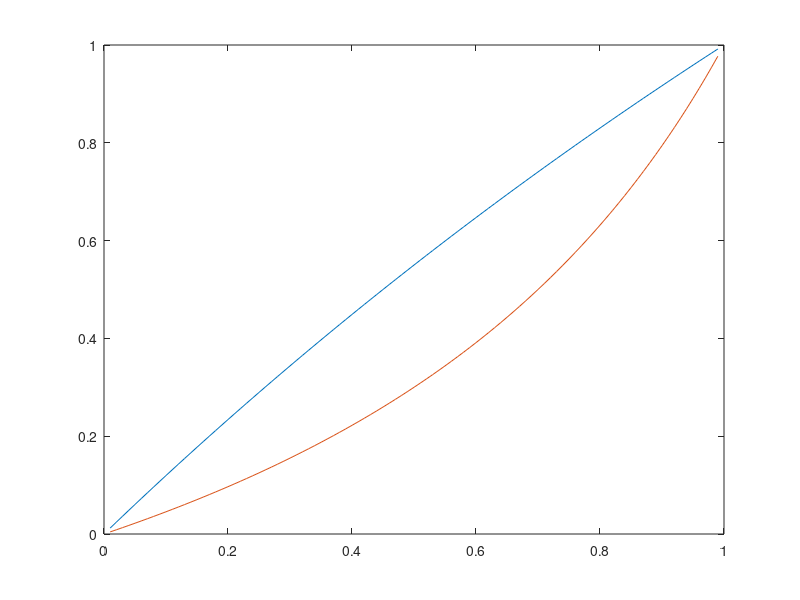

Here is the MATLAB script that generated this plot:
%% 显示在不同的phit和pmiss下，各个概率更新后的值组成的曲线
close all;
phit = 0.55;
pmiss = 0.3;
hittable = [];
misstable = [];
oddhit = phit/(1-phit);
oddmiss = pmiss/(1-pmiss);
for i=0.01:0.01:0.99
    oddi = i/(1-i);
    hittable = [hittable; oddi*oddhit/(1+oddi*oddhit)];
    misstable = [misstable; oddi*oddmiss/(1+oddi*oddmiss)];
end
plot(0.01:0.01:0.99,hittable)
hold on;
plot(0.01:0.01:0.99,misstable)